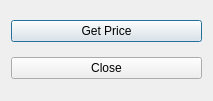
<?xml version="1.0" encoding="UTF-8"?>
<ui version="4.0">
 <class>CompositDemoDialog</class>
 <widget class="QDialog" name="CompositDemoDialog">
  <property name="geometry">
   <rect>
    <x>0</x>
    <y>0</y>
    <width>213</width>
    <height>101</height>
   </rect>
  </property>
  <property name="windowTitle">
   <string>Dialog</string>
  </property>
  <layout class="QVBoxLayout" name="verticalLayout">
   <item>
    <widget class="QPushButton" name="btnGetPrice">
     <property name="text">
      <string>Get Price</string>
     </property>
    </widget>
   </item>
   <item>
    <widget class="QPushButton" name="btnClose">
     <property name="text">
      <string>Close</string>
     </property>
    </widget>
   </item>
  </layout>
 </widget>
 <resources/>
 <connections>
  <connection>
   <sender>btnClose</sender>
   <signal>clicked()</signal>
   <receiver>CompositDemoDialog</receiver>
   <slot>reject()</slot>
   <hints>
    <hint type="sourcelabel">
     <x>62</x>
     <y>285</y>
    </hint>
    <hint type="destinationlabel">
     <x>90</x>
     <y>232</y>
    </hint>
   </hints>
  </connection>
 </connections>
</ui>
